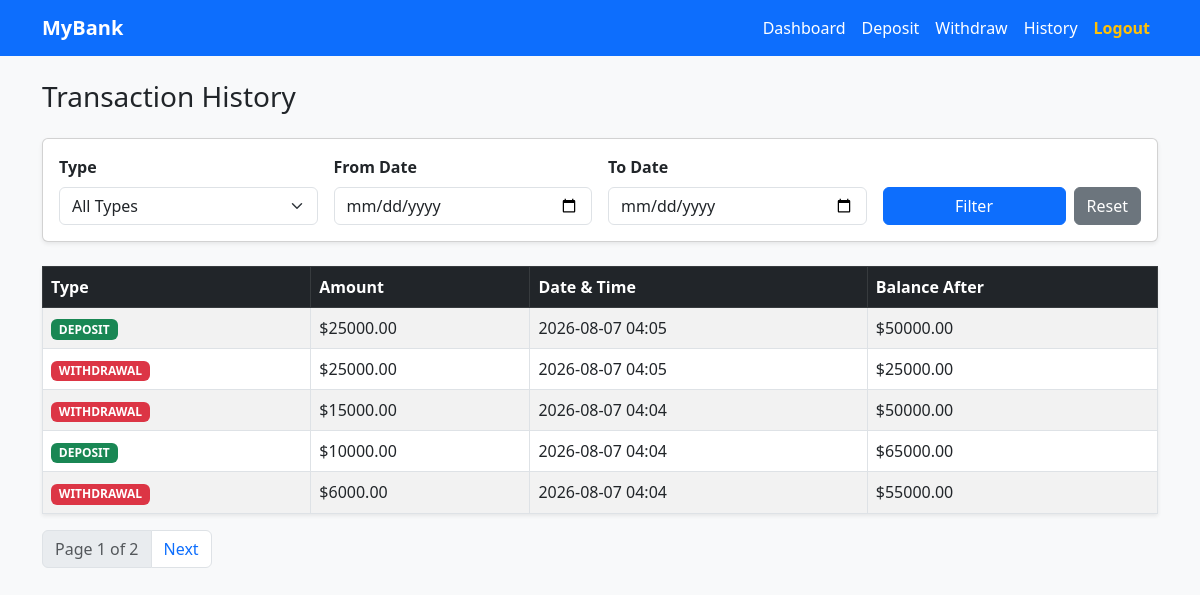
Before: /transactions/ (signed in) with the older database file.
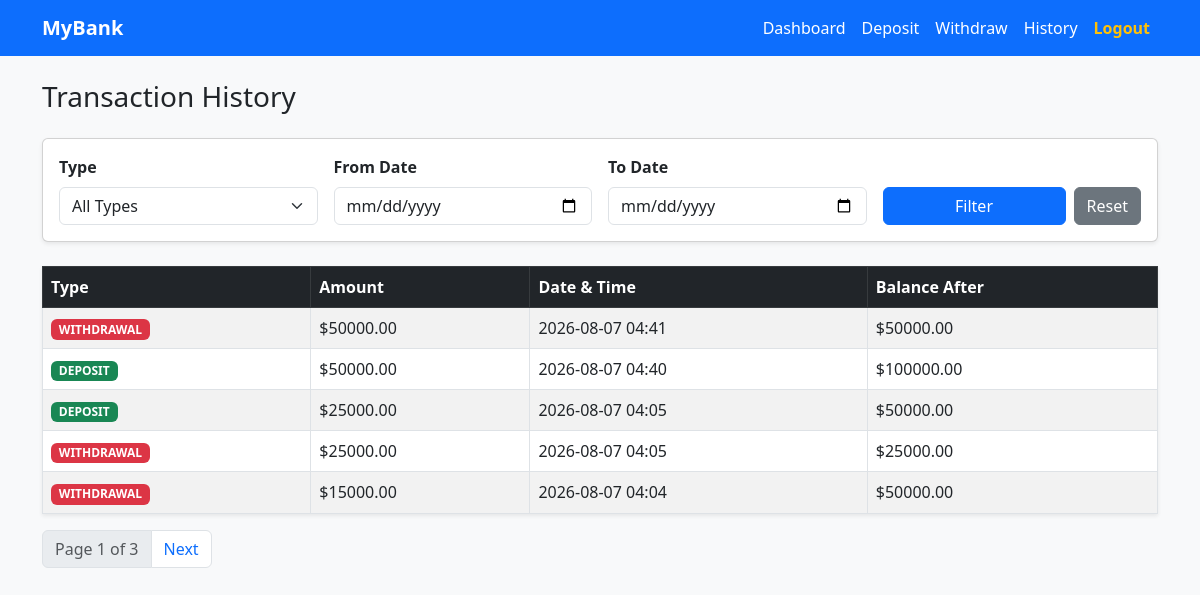
After: the same page with the newer database file.
### accounts/models.py (models this page shows, shortened)
class Transaction(models.Model):
    TRANSACTION_TYPES = (
        ('DEPOSIT', 'Deposit'),
        ('WITHDRAWAL', 'Withdrawal'),
    )
    account = models.ForeignKey(BankAccount, on_delete=models.CASCADE, related_name='transactions')
    transaction_type = models.CharField(max_length=10, choices=TRANSACTION_TYPES)
    amount = models.DecimalField(max_digits=12, decimal_places=2)
    timestamp = models.DateTimeField(auto_now_add=True)
    balance_after_transaction = models.DecimalField(max_digits=12, decimal_places=2)
    class Meta:
        ordering = ['-timestamp'] # Newest first

### accounts/views.py (the view)
# urls.py: path('transactions/', views.transaction_history_view, name='transactions'),
@login_required
def transaction_history_view(request):
    account = request.user.account
    transactions = account.transactions.all()
    tx_type = request.GET.get('type', '').strip()
    start_date = request.GET.get('start_date', '').strip()
    end_date = request.GET.get('end_date', '').strip()
    if tx_type:
        transactions = transactions.filter(transaction_type=tx_type)
    if start_date and end_date:
        transactions = transactions.filter(timestamp__date__range=[start_date, end_date])
    elif start_date:
        transactions = transactions.filter(timestamp__date=start_date)
    elif end_date:
        transactions = transactions.filter(timestamp__date=end_date)
    paginator = Paginator(transactions, 5)
    page_obj = paginator.get_page(request.GET.get('page'))
    return render(request, 'accounts/transactions.html', {
        'page_obj': page_obj,
        'selected_type': tx_type,
        'start_date': start_date,
        'end_date': end_date,
    })

### accounts/templates/accounts/transactions.html (shortened to what this page needs)
{% extends 'accounts/base.html' %}
{% block content %}
<h3 class="mb-4">Transaction History</h3>
<div class="card p-3 mb-4 shadow-sm bg-white">
    <form method="GET" class="row g-3 align-items-end">
        <div class="col-md-3">
            <label class="form-label fw-bold">Type</label>
            <select name="type" class="form-select">
                <option value="">All Types</option>
            </select>
        </div>
        <div class="col-md-3">
            <label class="form-label fw-bold">From Date</label>
            <input type="date" name="start_date" value="{{ start_date }}" class="form-control">
        </div>
        <div class="col-md-3">
            <label class="form-label fw-bold">To Date</label>
            <input type="date" name="end_date" value="{{ end_date }}" class="form-control">
        </div>
        <div class="col-md-3 d-flex gap-2">
            <button type="submit" class="btn btn-primary w-100">Filter</button>
            <a href="{% url 'transactions' %}" class="btn btn-secondary">Reset</a>
        </div>
    </form>
</div>
<table class="table table-striped table-bordered bg-white shadow-sm">
    <thead class="table-dark">
        <tr>
            <th>Type</th>
            <th>Amount</th>
            <th>Date & Time</th>
            <th>Balance After</th>
        </tr>
    </thead>
    <tbody>
        {% for tx in page_obj %}
        <tr>
            <td>
                {% if tx.transaction_type == 'DEPOSIT' %}
                    <span class="badge bg-success">DEPOSIT</span>
                {% else %}
                    <span class="badge bg-danger">WITHDRAWAL</span>
                {% endif %}
            </td>
            <td>${{ tx.amount }}</td>
            <td>{{ tx.timestamp|date:"Y-m-d H:i" }}</td>
            <td>${{ tx.balance_after_transaction }}</td>
        </tr>
        {% empty %}
        <tr>
            <td colspan="4" class="text-center text-muted">No transactions found.</td>
        </tr>
        {% endfor %}
    </tbody>
</table>
<nav>
    <ul class="pagination">
        <li class="page-item disabled"><a class="page-link">Page {{ page_obj.number }} of {{ page_obj.paginator.num_pages }}</a></li>
        {% if page_obj.has_next %}
            <li class="page-item"><a class="page-link" href="?page={{ page_obj.next_page_number }}&type={{ selected_type }}&start_date={{ start_date }}&end_date={{ end_date }}">Next</a></li>
        {% endif %}
    </ul>
</nav>
{% endblock %}

### accounts/templates/accounts/base.html (shortened to what this page needs)
<!DOCTYPE html>
<html lang="en">
<head>
    <link href="https://cdn.jsdelivr.net/npm/bootstrap@5.3.0/dist/css/bootstrap.min.css" rel="stylesheet">
</head>
<body class="bg-light">
    <nav class="navbar navbar-expand-lg navbar-dark bg-primary mb-4">
        <div class="container">
            <a class="navbar-brand fw-bold" href="{% url 'dashboard' %}">MyBank</a>
            <div class="navbar-nav ms-auto">
                {% if user.is_authenticated %}
                    <a class="nav-link text-white" href="{% url 'dashboard' %}">Dashboard</a>
                    <a class="nav-link text-white" href="{% url 'deposit' %}">Deposit</a>
                    <a class="nav-link text-white" href="{% url 'withdraw' %}">Withdraw</a>
                    <a class="nav-link text-white" href="{% url 'transactions' %}">History</a>
                    <a class="nav-link text-warning fw-bold" href="{% url 'logout' %}">Logout</a>
                {% else %}
                    <a class="nav-link text-white" href="{% url 'login' %}">Login</a>
                    <a class="nav-link text-white" href="{% url 'register' %}">Register</a>
                {% endif %}
            </div>
        </div>
    </nav>
    <div class="container">
        {% block content %}{% endblock %}
    </div>
</body>
</html>

Changed rows visible on the page:
no longer on this page (row unchanged): Transaction: transaction_type "DEPOSIT", amount "10000.00", timestamp "2026-08-07 04:04", balance_after_transaction "65000.00"
no longer on this page (row unchanged): Transaction: transaction_type "WITHDRAWAL", amount "6000.00", timestamp "2026-08-07 04:04", balance_after_transaction "55000.00"
added Transaction: transaction_type "WITHDRAWAL", amount "50000.00", timestamp "2026-08-07 04:41", balance_after_transaction "50000.00"
added Transaction: transaction_type "DEPOSIT", amount "50000.00", timestamp "2026-08-07 04:40", balance_after_transaction "100000.00"
Other visible differences:
{{ page_obj.paginator.num_pages }}: "2" → "3"
